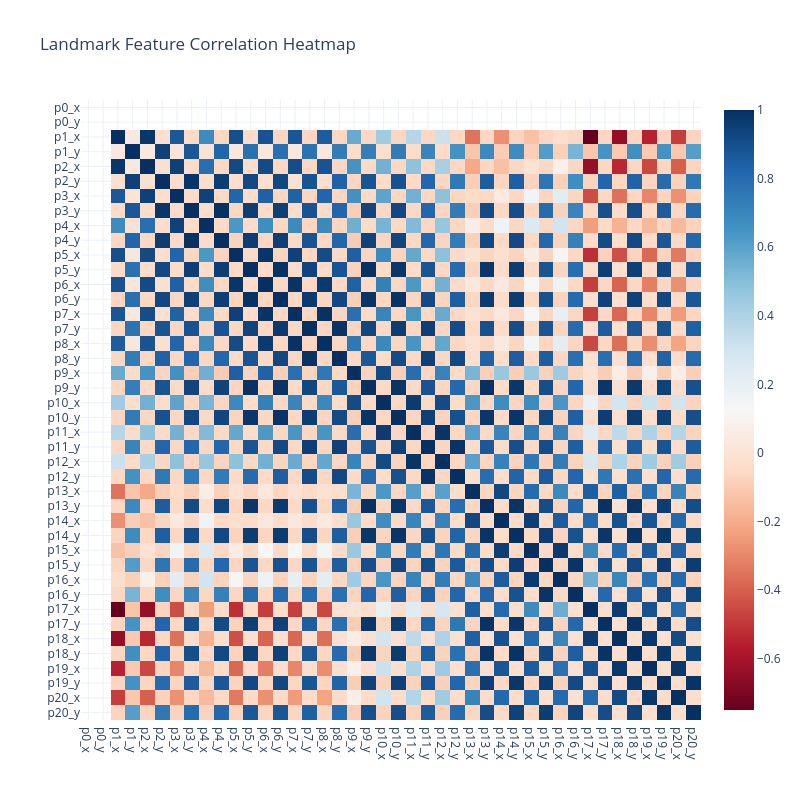

Source (notebook cell):
### Markdown cell above
---

# <a id="5.-Phân-tích-Tương-quan"></a>5. 🔗 Phân tích Tương quan (Correlation)

### Code cell
corr = df.drop(columns=['label']).corr()

fig = px.imshow(
    corr,
    color_continuous_scale='RdBu',
    title="Landmark Feature Correlation Heatmap"
)

fig.update_layout(
    template='plotly_white',
    height=800,
    width=800
)

fig.show()
fig.write_image(f"{IMAGE_DIR}/03_correlation_heatmap.png")

### Figure 1 — Plotly figure (JSON) as saved in the notebook; plotly's stock layout.template omitted (floating-point values rounded to 4 significant figures; data arrays with more than 128 entries replaced by an {"elided": "..."} marker saying what was removed)
{"data": [{"coloraxis": "coloraxis", "hovertemplate": "x: %{x}<br>y: %{y}<br>color: %{z}<extra></extra>", "name": "0", "type": "heatmap", "x": ["p0_x", "p0_y", "p1_x", "p1_y", "p2_x", "p2_y", "p3_x", "p3_y", "p4_x", "p4_y", "p5_x", "p5_y", "p6_x", "p6_y", "p7_x", "p7_y", "p8_x", "p8_y", "p9_x", "p9_y", "p10_x", "p10_y", "p11_x", "p11_y", "p12_x", "p12_y", "p13_x", "p13_y", "p14_x", "p14_y", "p15_x", "p15_y", "p16_x", "p16_y", "p17_x", "p17_y", "p18_x", "p18_y", "p19_x", "p19_y", "p20_x", "p20_y"], "xaxis": "x", "y": ["p0_x", "p0_y", "p1_x", "p1_y", "p2_x", "p2_y", "p3_x", "p3_y", "p4_x", "p4_y", "p5_x", "p5_y", "p6_x", "p6_y", "p7_x", "p7_y", "p8_x", "p8_y", "p9_x", "p9_y", "p10_x", "p10_y", "p11_x", "p11_y", "p12_x", "p12_y", "p13_x", "p13_y", "p14_x", "p14_y", "p15_x", "p15_y", "p16_x", "p16_y", "p17_x", "p17_y", "p18_x", "p18_y", "p19_x", "p19_y", "p20_x", "p20_y"], "yaxis": "y", "z": {"elided": "42x42 float values"}}], "layout": {"coloraxis": {"colorscale": [[0, "rgb(103,0,31)"], [0.1, "rgb(178,24,43)"], [0.2, "rgb(214,96,77)"], [0.3, "rgb(244,165,130)"], [0.4, "rgb(253,219,199)"], [0.5, "rgb(247,247,247)"], [0.6, "rgb(209,229,240)"], [0.7, "rgb(146,197,222)"], [0.8, "rgb(67,147,195)"], [0.9, "rgb(33,102,172)"], [1, "rgb(5,48,97)"]]}, "height": 800, "title": {"text": "Landmark Feature Correlation Heatmap"}, "width": 800, "xaxis": {"anchor": "y", "constrain": "domain", "domain": [0, 1], "scaleanchor": "y"}, "yaxis": {"anchor": "x", "autorange": "reversed", "constrain": "domain", "domain": [0, 1]}}}
